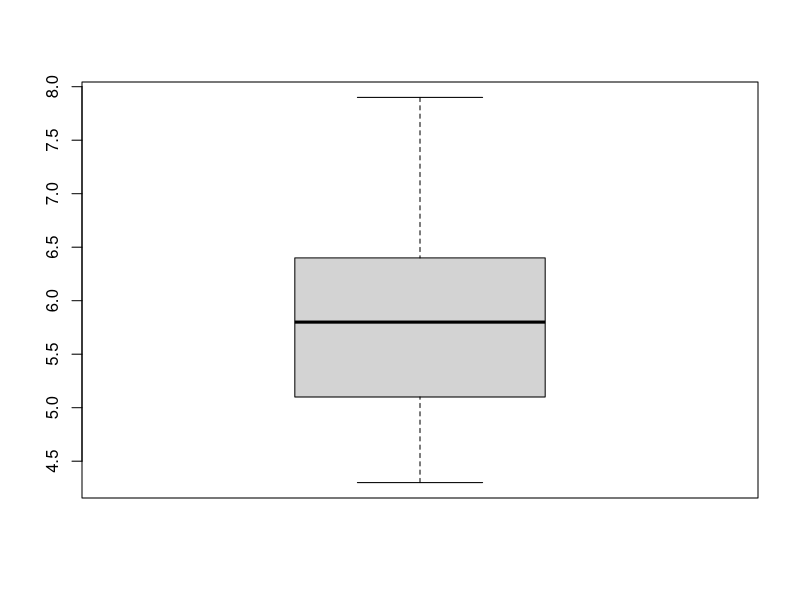
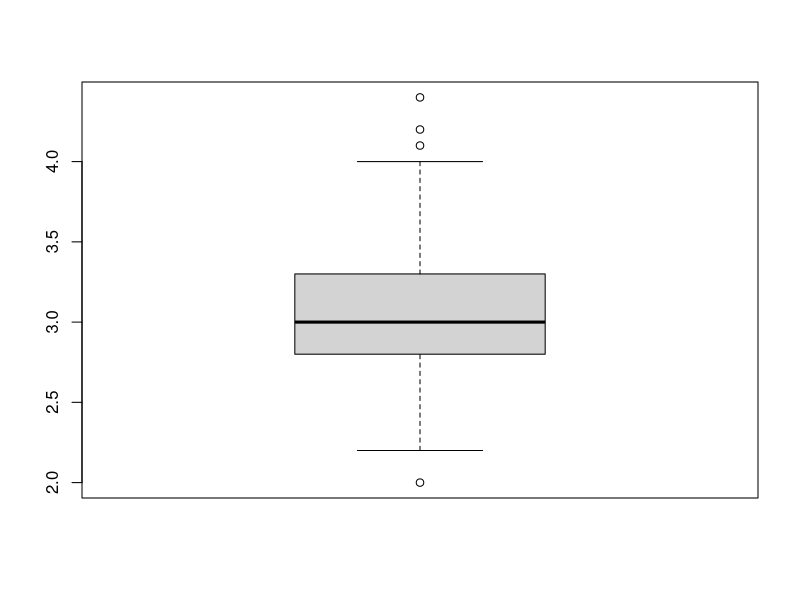

The R source for these figures, in order:
#Data summarization -Graphical method
#Box plot
boxplot(iris$Sepal.Length)
boxplot(iris$Sepal.Width)
#L value=first quantile-1.5*IQ
#U value=third quantile+1.5*IQ